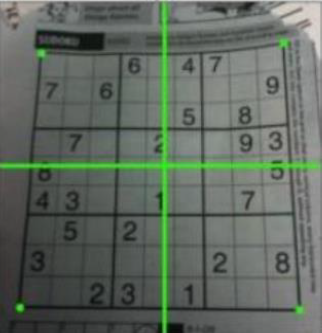
#> input picture Images/sudoku2.png, 322 x 333 px
$ jupyter execute CV_Lab3_Morphological_Operations.ipynb
#> lines starting #> are read from the running program, lines starting #| are printed output that depends on the picture; after the words box and inside, x2 and y2 are one past the last pixel; in counts of white or black regions, pixels touching at a corner belong together
## _Computer Vision_
### Lab 3, _Morphological Operations_.
#### >> Topics  :
* ##### Sobel and Canny Filters.
* ##### Thresholding.
* ##### Morphological Operations.

##### >> Notes  :
> - ##### To close image windows smoothly please **press Esc** on your keyboard, **don't close** it directly by clicking on 'X' to avoid kernel interruption.
> - ##### To run this lab using google colab follow below instructions:
> 1. Import `cv2_imshow` method using `from google.colab.patches import cv2_imshow`.
> 2. Replace all `cv.imshow()` with `cv2_imshow()` with one parameter **name of that image**.
> 3. Specify your path.

[cell 1]
import cv2 as cv
import numpy as np

### Section 0, _Helper Functions_:
> ##### This cell contains some helper function such as error_handler, please run it without any modification.

[cell 2]
# please don't modify this code.
def show_text_window(titles):
    black = np.zeros((len(titles) * 150, 400))
    for idx, t in enumerate(titles):
        place = idx + 1
        cv.putText(black, t, (10, place * 100),
                   cv.FONT_HERSHEY_SIMPLEX, 1, (200, 0, 200), 1, 2)
    cv.imshow("Values", black)


def get_updated_value(key, value, **kwargs):
    if key == ord('+'):
        return value, 0
    elif key == ord('-'):
        return -value, 0
    elif key == ord('*'):
        return 0, kwargs.get('value2', value)
    elif key == ord('/'):
        return 0, -kwargs.get('value2', value)
    elif key == 27:
        raise Exception('Terminated by user!')
    else:
        return 0, 0


def error_handler(func):
    def wrapper(*args, **kwargs):
        try:
            return func(*args, **kwargs)
        except Exception as ex:
            cv.destroyAllWindows()
            print(f'{ex}')

    return wrapper

### Section 1, _Edge Detection_:
> #### In this section we will discover `Sobel` and `Canny` filters which are widely used for **edge detection** in computer vision applications.

#### 1.1 Sobel filter
> ##### It is particularly effective at highlighting abrupt changes in pixel intensity, which often correspond to edges in images.
> ##### The Sobel Operator combines Gaussian smoothing and differentiation.

* ##### [Click to check the documentation](https://docs.opencv.org/3.4/d2/d2c/tutorial_sobel_derivatives.html)

[cell 3]
@error_handler
def sobel(path):
#> called with path = '../Images/sudoku2.png'
    image = cv.imread(path, 0)
#> image: shape (333, 322); min 0, max 218, mean 102.3
    cv.imshow("Image", image)
    k = 1
    while True:
        sobel_x_filtered_image = cv.Sobel(image, cv.CV_64F, 1, 0, ksize=k)  # grad_x
        sobel_y_filtered_image = cv.Sobel(image, cv.CV_64F, 0, 1, ksize=k)  # grad_y

        grad = np.sqrt(sobel_x_filtered_image**2 + sobel_y_filtered_image**2)  # grad
        grad_norm = (grad * 255 / grad.max()).astype(np.uint8)  # grad_scaled

        sobel_x_filtered_image = cv.convertScaleAbs(sobel_x_filtered_image)  # grad_x_scaled
        sobel_y_filtered_image = cv.convertScaleAbs(sobel_y_filtered_image)  # grad_y_scaled

        cv.imshow("sobel_x_filtered_image", sobel_x_filtered_image)
        cv.imshow("sobel_y_filtered_image", sobel_y_filtered_image)
        cv.imshow("sobel_magnitude_filtered_image", grad_norm)

        show_text_window([f'Kernel Size {k, k}'])
#> in show_text_window, `cv.imshow("Values", black)`:
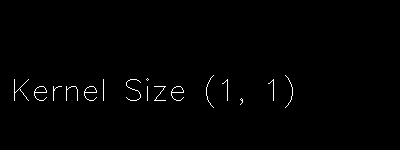
#> window 'Values': shape (150, 400); 0.84% white in thin lines or dots, all inside (x1, y1, x2, y2) = (14, 75, 293, 108)

        key = cv.waitKey(0)
#> (key Esc is pressed here)
        dk, _ = get_updated_value(key, 2)
        k += dk


path = "../Images/sudoku2.png"
sobel(path)

####  1.2 Canny Filter
##### >> it involves several steps:
> ##### Gaussian Smoothing -> Gradient Calculation -> Non-Maximum Suppression -> Double Thresholding -> Edge Tracking by Hysteresis.
* ##### [Click to check the documentation](https://docs.opencv.org/4.x/da/d22/tutorial_py_canny.html)
* ##### Click for more explanation: [Link1](https://medium.com/@rohit-krishna/coding-canny-edge-detection-algorithm-from-scratch-in-python-232e1fdceac7), [Link2](https://pyimagesearch.com/2021/05/12/opencv-edge-detection-cv2-canny/)

[cell 4]
@error_handler
def canny(path):
#> called with path = '../Images/home.jpg'
    img = cv.imread(path, 0)
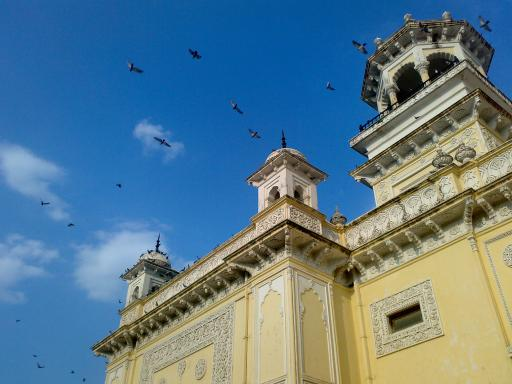
#> input picture Images/home.jpg, 512 x 384 px
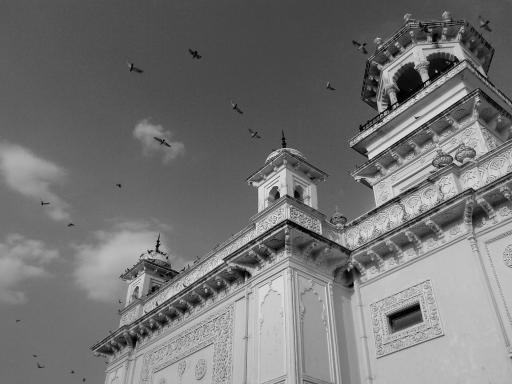
#> img: shape (384, 512); min 0, max 255, mean 116.2
    cv.imshow('image_original', img)
    th1 = 100
    th2 = 200
    while True:
        filtered_image = cv.Canny(img, threshold1=th1, threshold2=th2)
#> filtered_image: shape (384, 512); 10.5% white in thin lines or dots
        cv.imshow('filtered_image', filtered_image)

        show_text_window([f'Threshold1: {th1}', f'Threshold2: {th2}'])

        key = cv.waitKey(0)
#> (key Esc is pressed here)
        dt1, dt2 = get_updated_value(key, 10)
        th1 += dt1
        th2 += dt2

path = '../Images/home.jpg'
canny(path)

####  Sobel vs Canny
##### 1. The Sobel edge detection algorithm also finds the thickness of the edges.
##### 2. It is not a binary image, but a grayscale image.
##### 3. It also has many noises that we can reduce.

[cell 5]
path = '../Images/messi.jpg'
sobel(path)
#> call 2 of sobel, with path = '../Images/messi.jpg'
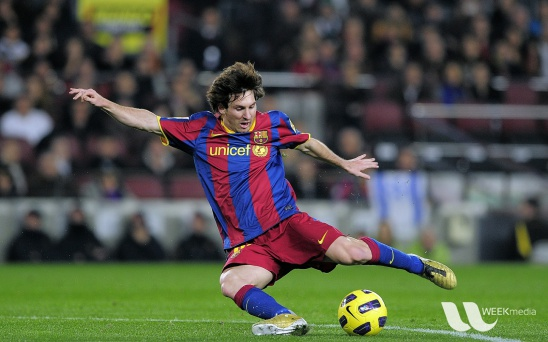
#> input picture Images/messi.jpg, 548 x 342 px
#> in sobel (call 2), `sobel_y_filtered_image = cv.Sobel(image, cv.CV_64F, 0, 1, ksize=k)`:
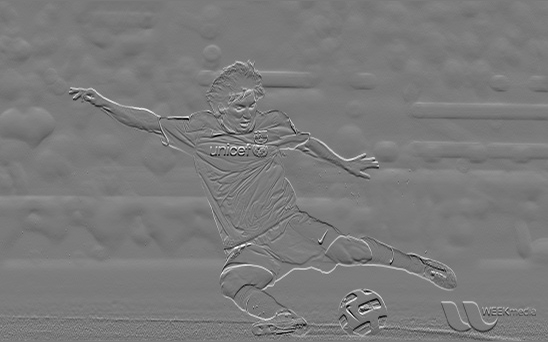
#> sobel_y_filtered_image: shape (342, 548) float64; min -203, max 218, mean 0.3; drawn with min black and max white
#> (key Enter is pressed here)

[cell 6]
path = '../Images/messi.jpg'
canny(path)
#> call 2 of canny, with path = '../Images/messi.jpg'
#> in canny (call 2), `filtered_image = cv.Canny(img, threshold1=th1, threshold2=th2)`:
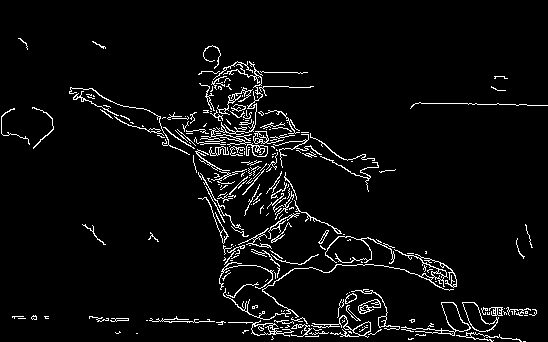
#> filtered_image: shape (342, 548); 4.7% white in thin lines or dots, all inside (x1, y1, x2, y2) = (1, 38, 548, 342)
#> (key Enter is pressed here)

### Section 2, _Thresholding_:
> ##### In this section we will discover the variant types of thresholding including binary, inverse binary, truncate and to zero.

[cell 7]
@error_handler
def threshold(path):
#> called with path = '../Images/numbers.png'
    img = cv.imread(path, 0)
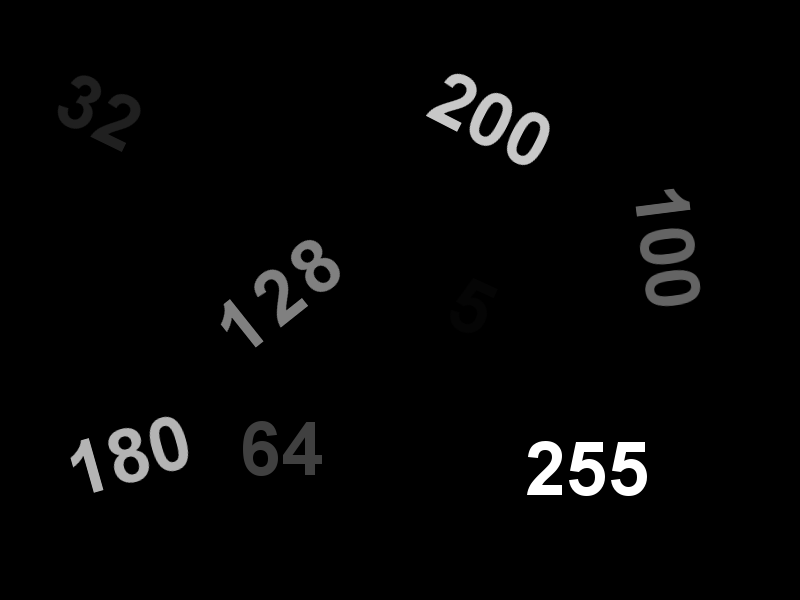
#> input picture Images/numbers.png, 800 x 600 px
#> img is the input picture: shape (600, 800); min 0, max 255, mean 6.1
    rows, cols = img.shape
#> rows = 600; cols = 800
    img = cv.resize(img, (cols // 2, rows // 2))
#> img: shape (300, 400)
    cv.imshow('Image', img)


    thresh_types = [cv.THRESH_BINARY, cv.THRESH_BINARY_INV,
                    cv.THRESH_TRUNC, cv.THRESH_TOZERO, cv.THRESH_TOZERO_INV]

    thresh_names = ['THRESH_BINARY', 'THRESH_BINARY_INV',
                    'cv.THRESH_TRUNC', 'cv.THRESH_TOZERO', 'cv.THRESH_TOZERO_INV']

    initial_params = [(100, 255), (127, 255), (127, 0), (127, 0), (80, 0)]

    for thresh_type, thresh_name, params in zip(thresh_types, thresh_names, initial_params):
        threshold, max_val = params

        while True:
            ret, thresh = cv.threshold(img, threshold, max_val, thresh_type)
#> thresh: shape (300, 400); 2.6% white; 12 white regions, largest, box (x1, y1, x2, y2) and area: (284, 221, 303, 248) 297, (305, 221, 324, 248) 297, (54, 214, 74, 241) 289
#> ret = 100
            show_text_window([f'Threshold: {threshold}', f'MaxVal: {max_val}'])
            cv.imshow(thresh_name, thresh)

            try:
                key = cv.waitKey(0)
#> (key Esc is pressed here)
                dt, dm = get_updated_value(key, 10)
                threshold += dt
                max_val += dm
            except:
                cv.destroyWindow(thresh_name)
                break

    cv.destroyAllWindows()


path = '../Images/numbers.png'
threshold(path)

### Section 3, _Morphological Operations_:
> #### Morphological operations are a set of image processing techniques in computer vision used for analyzing and manipulating the structure of objects within an image, In this section we will explore the variant types of them.

#### 3.1 Dilation
* ##### OR window filter.
* ##### It works by expands the boundaries of the foreground object in a binary image.
* ##### It's  useful for tasks like expanding and filling gaps in objects, joining nearby objects, and thickening object boundaries.

[cell 8]
@error_handler
def dilation(path):
#> called with path = '../Images/circles.png'
    img = cv.imread(path, 0)
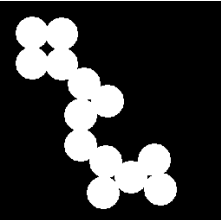
#> input picture Images/circles.png, 221 x 220 px
#> img is the input picture: shape (220, 221); min 0, max 255, mean 56.6
    cv.imshow("Image", img)
    k, iterations = 5, 1

    while True:
        kernel = np.ones((k, k), np.uint8)
        dilation = cv.dilate(img, kernel, iterations=iterations)

        cv.imshow("dilation", dilation)
        show_text_window([f'Kernel Size {k}', f'Iterations {iterations}'])

        key = cv.waitKey(0)
#> (key Esc is pressed here)
        dk, di = get_updated_value(key, 2, value2=1)
        k += dk
        iterations += di


path = '../Images/circles.png'
dilation(path)

[cell 9]
path = '../Images/blobs.png'
dilation(path)
#> call 2 of dilation, with path = '../Images/blobs.png'
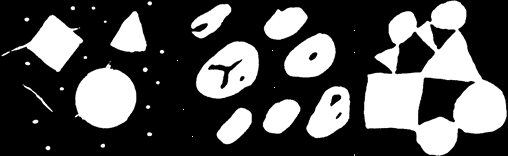
#> input picture Images/blobs.png, 508 x 156 px
#> in dilation, img is the input picture: shape (156, 508); min 0, max 255, mean 80.5
#> (key Enter is pressed here)

### 3.2 Erosion
* ##### AND window filter.
* ##### It shrinks the boundaries of the foreground object in a binary image.
* ##### It's useful for tasks like removing noise, separating touching objects, and thinning object boundaries.

[cell 10]
@error_handler
def erosion(path):
#> called with path = '../Images/circles.png'
    img = cv.imread(path, 0)
    cv.imshow("Image", img)
    k, iterations = 5, 1
    while True:
        kernel = np.ones((k, k), np.uint8)
        erosion = cv.erode(img, kernel, iterations=iterations)

        cv.imshow("erosion", erosion)
        show_text_window([f'Kernel Size {k}', f'Iterations {iterations}'])

        key = cv.waitKey(0)
#> (key Esc is pressed here)
        dk, di = get_updated_value(key, 2, value2=1)
        k += dk
        iterations += di


path = '../Images/circles.png'
erosion(path)

[cell 11]
path = '../Images/blobs.png'
erosion(path)
#> (key Enter is pressed here)

### 3.3 Opening
* ##### Opening is a sequence of erosion followed by dilation.
* ##### It's useful for removing small objects, noise, or fine details from the image.
* ##### Opening = Erosion + Dilation.

[cell 12]
@error_handler
def opening(path):
    img = cv.imread(path, 0)
    cv.imshow("Image", img)
    k = 5
    while True:
        kernel = np.ones((k, k), np.uint8)
        erosion = cv.erode(img, kernel)
        opening = cv.morphologyEx(img, cv.MORPH_OPEN, kernel)

        cv.imshow("erosion", erosion)
        cv.imshow("opening", opening)
        show_text_window([f'Kernel Size {k}'])

        key = cv.waitKey(0)
        dk, _ = get_updated_value(key, 2)
        k += dk


path = '../Images/opening.png'
opening(path)

[cell 13]
path = '../Images/blobs.png'
opening(path)
#> (key Esc is pressed here)

### 3.4 Closing
* ##### Closing is a sequence of dilation followed by erosion.
* ##### It's effective in closing small holes and gaps within objects.
* ##### Closing = Dilation + Erosion.

[cell 14]
@error_handler
def closing(path):
    img = cv.imread(path, 0)
    cv.imshow("Image", img)

    k = 5
    while True:
        kernel = np.ones((k, k), np.uint8)
        dilation = cv.dilate(img, kernel)
        closing = cv.morphologyEx(img, cv.MORPH_CLOSE, kernel)

        cv.imshow("dilation", dilation)
        cv.imshow("closing", closing)
        show_text_window([f'Kernel Size {k}'])

        key = cv.waitKey(0)
        dk, _ = get_updated_value(key, 2)
        k += dk


path = '../Images/j.png'
closing(path)

[cell 15]
path = '../Images/blobs.png'
closing(path)
#> (key Esc is pressed here)

### 3.5 Gradient
* ##### The morphological gradient is the difference between dilation and erosion of an image.
* ##### It highlights the boundaries of objects.
* ##### Gradient = Dilation - Erosion

[cell 16]
@error_handler
def gradient(path):
    img = cv.imread(path, 0)
    cv.imshow("Image", img)
    k = 5
    while True:
        kernel = np.ones((k, k), np.uint8)
        gradient = cv.morphologyEx(img, cv.MORPH_GRADIENT, kernel)

        cv.imshow("gradient", gradient)
        show_text_window([f'Kernel Size {k}'])

        key = cv.waitKey(0)
        dk, _ = get_updated_value(key, 2)
        k += dk


path = '../Images/j.png'
gradient(path)

[cell 17]
path = '../Images/blobs.png'
gradient(path)
#> call 2 of gradient, with path = '../Images/blobs.png'
#> in gradient (call 2), `gradient = cv.morphologyEx(img, cv.MORPH_GRADIENT, kernel)`:
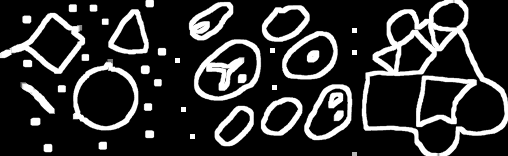
#> gradient: shape (156, 508); min 0, max 255, mean 47.8
#> (key Esc is pressed here)
